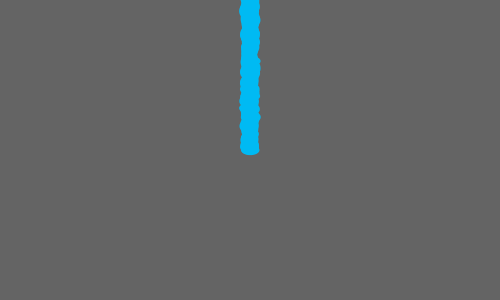
Frame 1 (no input)
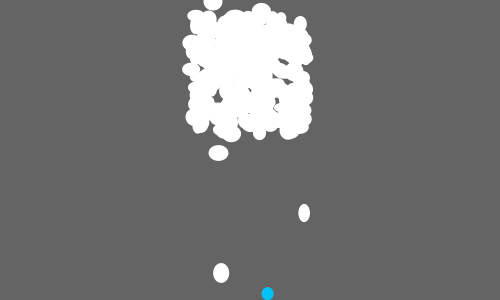
Frame 60 (the mouse pressed at the canvas centre just before this capture)
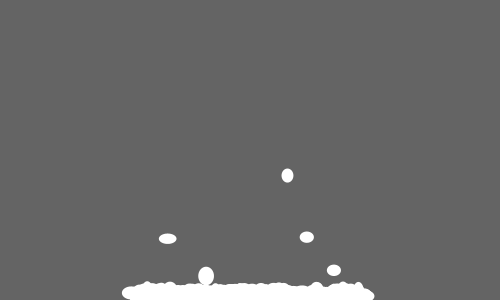
Frame 120 (the mouse held since frame 60 and released just before this capture)

The Processing sketch that drew these frames (run headless with seeded random() and noise(); from frame 60 on, the mouse is pressed at the canvas centre):

// Processing sketch: processing_41648
// ── processing_41648.pde

int numParticles = 300;
MyParticle2[] p = new MyParticle2[numParticles];
 
void setup() {
  size(500, 300);
  noStroke();
  smooth();
  for (int i = 0; i < p.length; i++) {
    float velX = random(-1, 1);
    float velY = -i;
    // Inputs: x, y, x-velocity, y-velocity,
    // radius, origin x, origin y
 
    p[i] = new MyParticle2(width/2, height/2, velX, velY, 5.0, width/2, random(height/4,height/8));
  }
}
 
void draw() {
  fill(100);
  rect(0, 0, width, height);
   
  fill(0,random(150,200),random(175,255));
  for (int i = 0; i < p.length; i++) {
    p[i].update();
    p[i].display();
    p[i].regenerate();
    p[i].bounce();
 
  }
}
 
 
//Particle class ---------------------------------------------------------------------------------
 
class Particle {
  float x, y; // The x- and y-coordinates
  float vx, vy; // The x- and y-velocities
  float radius; // Particle radius
  float gravity = 0.1;
 
  Particle(float xpos, float ypos, float velx, float vely, float r) {
    x = xpos;
    y = ypos;
    vx = velx;
    vy = vely;
    radius = r;
  }
 
  void update() {
    vy = vy + gravity;  //velocity+gravity
    y += vy;  // y position is equal to the velocity (which is a function of gravity)
    x += vx; // x position is equal to the velocity (no relation to gravity)
  }
 
  void display() {
    fill(0,random(150,200),random(175,255));
    ellipse(x, y, radius*2, radius*2);
  }
}
 
 
//GenParticle subclass ---------------------------------------------------------------------------
 
class GenParticle extends Particle {
  float originX, originY; //new variable for GenParticle
 
  GenParticle(float xIn, float yIn, float vxIn, float vyIn, float r, float ox, float oy) {
    super(xIn, yIn, vxIn, vyIn, r);
    originX = ox;
    originY = oy;
  }
 
  void regenerate() {
    if ((x > width + radius) || (x < -radius) ||  
    (y > height + radius) || (y < -radius)) {
      x = originX;
      y = originY;
      vx = random(-1.0, 1.0);
      vy = random(-4.0, -2.0);
    }
  }
}
 
 
//MyParticle1 subclass -------------------------------------------------------------------------------
 
class MyParticle1 extends GenParticle { //create the "waterfall" effect
 
  MyParticle1(float xIn, float yIn, float vxIn, float vyIn, float r, float ox, float oy) {
    super(xIn, yIn, vxIn, vyIn, r, ox, oy);
  }
 
  void display() {
    fill(0,random(150,200),random(175,255));
    ellipse(x, y,random(15,25),random(15,25));
  }
 
  void bounce() { // make the particle bounce back up after reaching bottom of sketch
    if (y >= height-10 ) {
      fill(0,random(150,200),random(175,255));
      vy = -2;
      
       
    }
  }
}
 
 
//MyParticle2 subclass ---------------------------------------------------------------------------------
 
class MyParticle2 extends GenParticle {
 
  MyParticle2(float xIn, float yIn, float vxIn, float vyIn, float r, float ox, float oy) {
    super(xIn, yIn, vxIn, vyIn, r, ox, oy);
  }
 
  void display() {
    ellipse(x, y, random(10,20),random(10,20));
     
  }
 
  void bounce() { // give the particle some blue coloring
    if (y >= height-10 ) {
      vy = -2*.01;
      fill(255);
       
    }
  }
}
